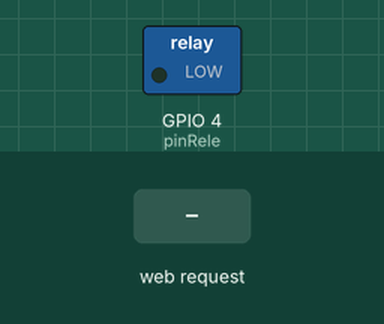
A sketch run on a simulated ESP32. Parts: switched loads named in the sketch (green lamp = pin HIGH). The test bench sets the inputs (shaded band). WiFi joins after 1.5 s; servers stay silent unless stated; what the sketch prints to the serial monitor is not drawn.

Above: at 2.7 s.
2.8 s: HTTP request GET /on received
At 3.4 s:
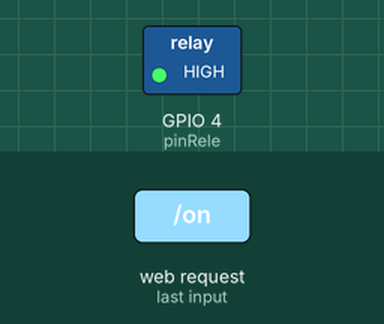
4.3 s: HTTP request GET /off received
At 5.7 s:
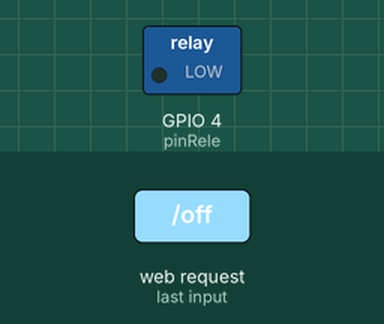
Timing chart, 0 to 7.3 s (numbered marks = the images above; inputs shaded):
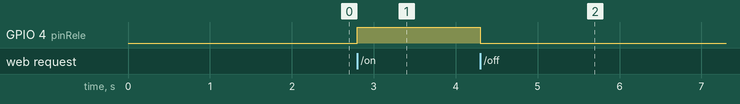

Measured:
- after the input at 2.8 s, GPIO 4 (pinRele): LOW → HIGH at once
- after the input at 4.3 s, GPIO 4 (pinRele): HIGH → LOW at once

The sketch:

Clase3-rele.ino
```cpp
#include <WiFi.h>
#include <WebServer.h>


#define pinRele 4
const char* ssid = "IoTB"; // Reemplaza con el nombre de tu red WiFi
const char* password = "inventaronelVAR";      // Reemplaza con tu contraseña


WebServer server(80);
bool releState = LOW;

void handleRoot();
void handleOn();
void handleOff();

void setup() {
  pinMode(pinRele, OUTPUT);
  digitalWrite(pinRele, releState); // Asegurarse que el relé inicie apagado

  Serial.begin(115200);

  // Conectar a la red WiFi
  WiFi.begin(ssid, password);
  Serial.print("Conectando a WiFi...");
  while (WiFi.status() != WL_CONNECTED) {
    delay(500);
    Serial.print(".");
  }
  Serial.print("Dirección IP: ");
  Serial.println(WiFi.localIP());

  // Rutas del servidor web
  server.on("/", handleRoot);   // Página principal
  server.on("/on", handleOn);   // Acción para encender
  server.on("/off", handleOff); // Acción para apagar

  server.begin();
  Serial.println("Servidor HTTP iniciado");
}

void loop() {
  server.handleClient();
}

void handleRoot() {
  String html = "<!DOCTYPE html><html><head><title>ESP32 Control Rele</title>";
  html += "<meta name='viewport' content='width=device-width, initial-scale=1'>";

  html += "<body>";
  html += "<h1>Control de Rele con ESP32</h1>";

  // Agrega los botones
  html += "<p>";
  html += "<a href='/on' class='button' style='background-color:#28a745;'>ENCENDER</a>";
  html += "<a href='/off' class='button' style='background-color:#dc3545;'>APAGAR</a>";
  html += "</p>";

  html += "</body></html>";
  server.send(200, "text/html", html);
}


void handleOn() {
  releState = HIGH;
  digitalWrite(pinRele, releState);
  Serial.println("Relé encendido.");
  server.sendHeader("Location", "/"); // Redirecciona al cliente a la página principal
  server.send(302, "text/plain", "Encendiendo...");
}

void handleOff() {
  releState = LOW;
  digitalWrite(pinRele, releState);
  Serial.println("Relé apagado.");
  server.sendHeader("Location", "/"); // Redirecciona al cliente a la página principal
  server.send(302, "text/plain", "Apagando...");
}
```
